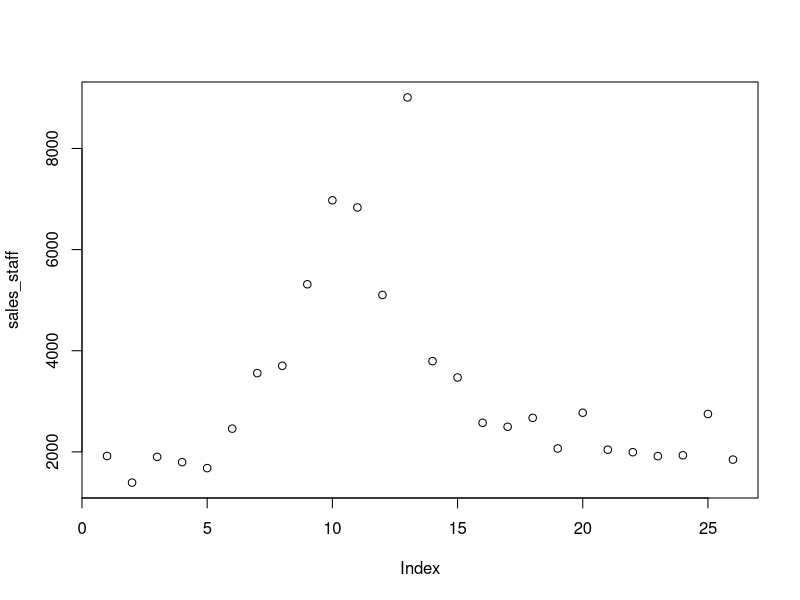
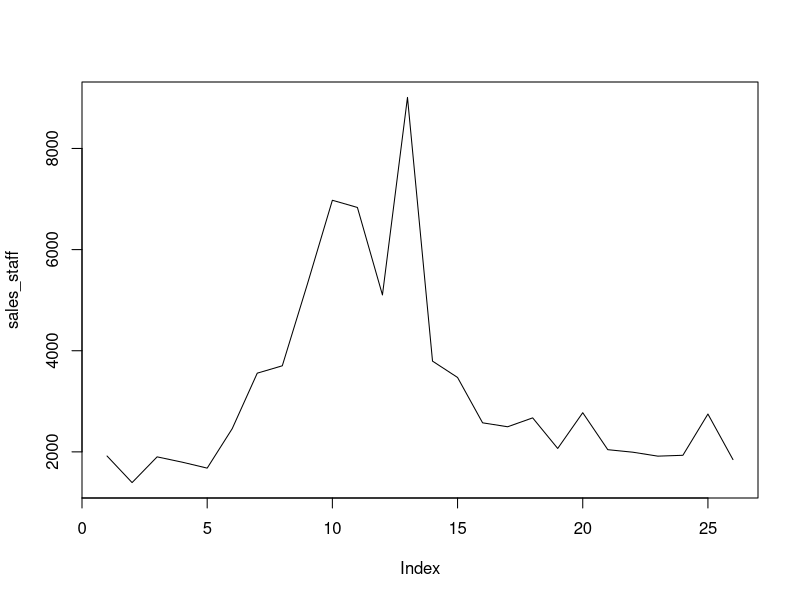
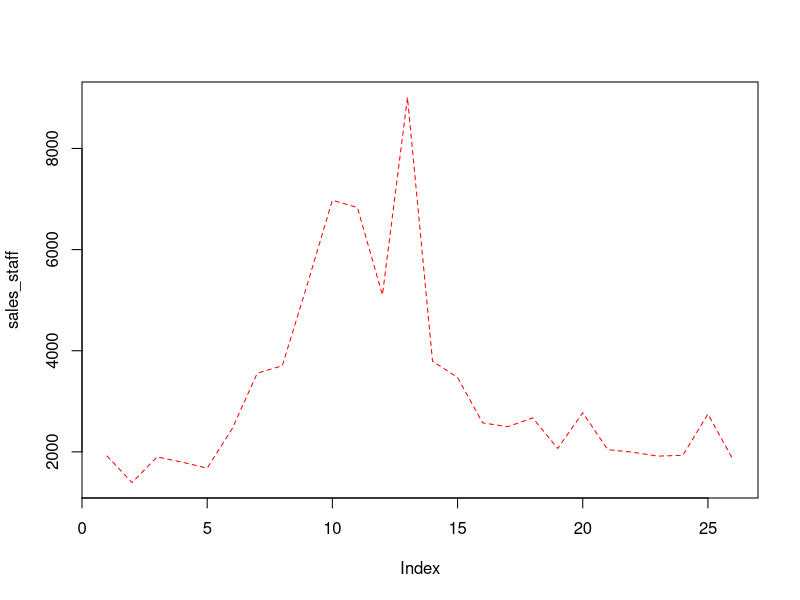
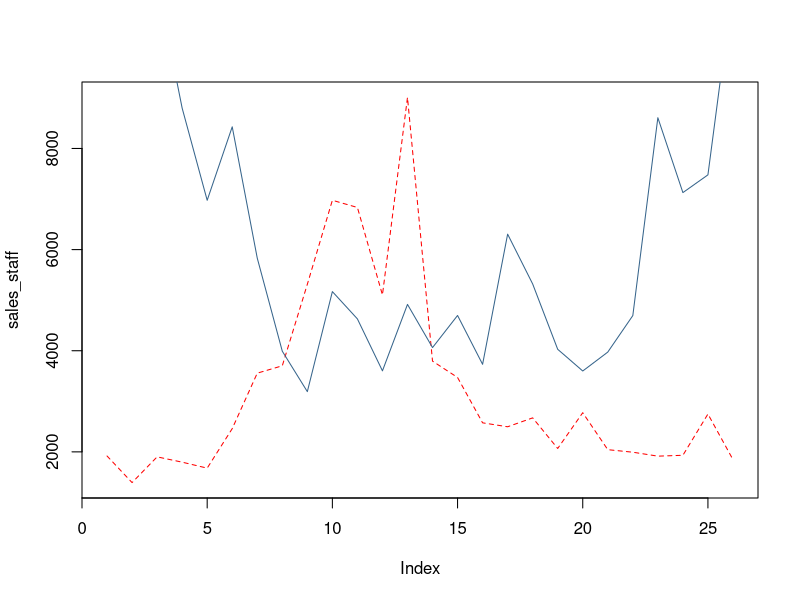
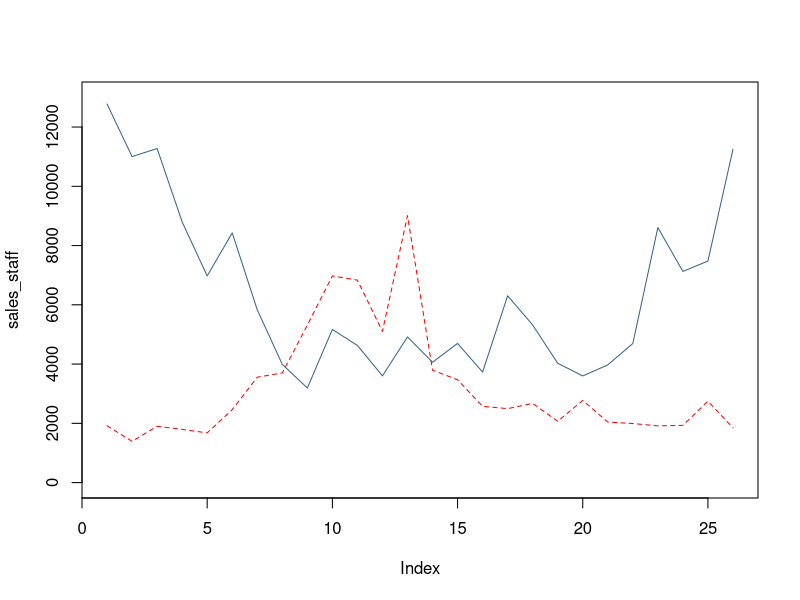
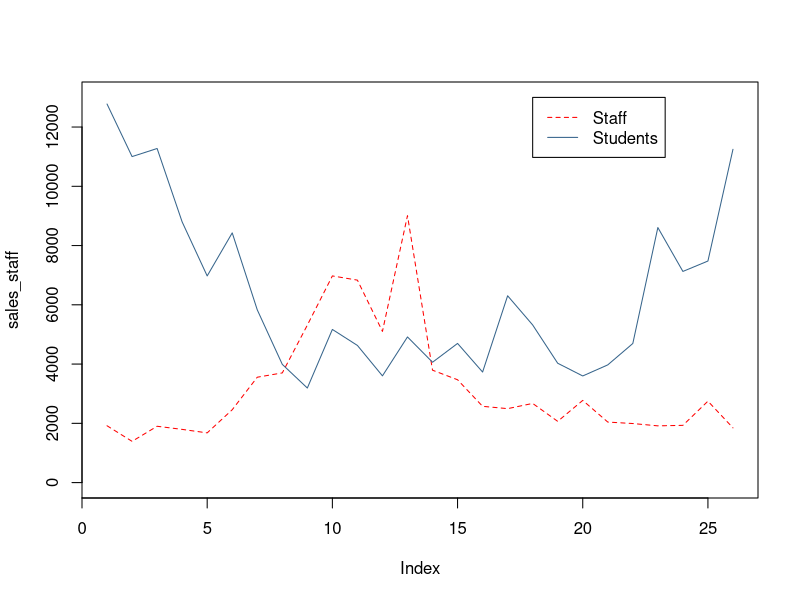
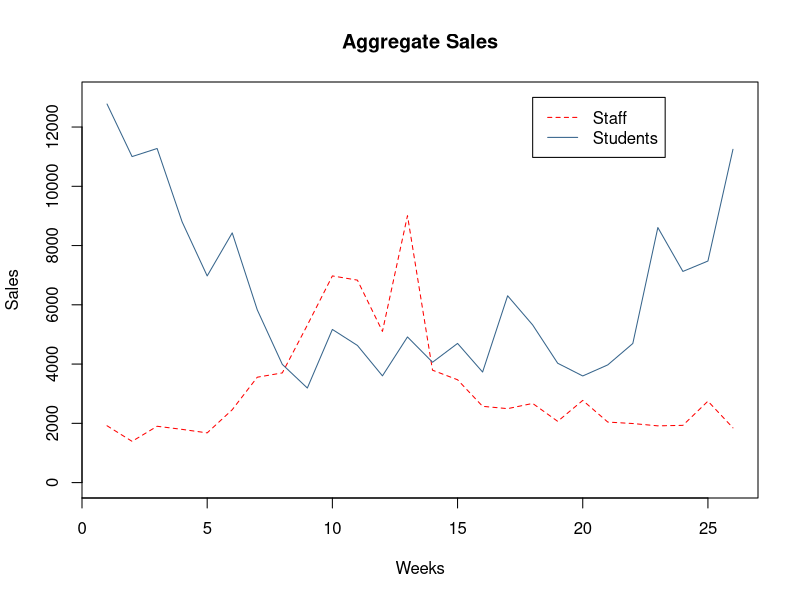

These charts were generated, in order, by the following R code:
#preworkshop 2
#reading csv files
library(readr)
data <- read.csv("weekly_sales_staff_students.csv")
data
#extracting sales for each customer group
sales_staff <- data$staff
sales_staff
#plotting graph of the sales staff
plot(sales_staff)
#line graph
plot(sales_staff, type = "l")
#exploring different options such as colour and line type (lty=1 for normal line and lty =2 for dashed line)
plot(sales_staff,type = "l", lty=2, col = "red")
#plotting multiple lines
plot(sales_staff,type = "l", lty=2, col = "red")
lines(data$student, col = "steelblue4")
#maximum sales from students
max(data$student)
#maximum sales for students
max(data$staff)
#plotting sales for students
plot(sales_staff,type = "l", lty=2, col = "red", ylim = c(0,13000))
lines(data$student, col = "steelblue4")
#plotting both lines
plot(sales_staff,type = "l", lty=2, col = "red", ylim = c(0,13000))
lines(data$student, col = "steelblue4")
legend(18, 13000, c("Staff", "Students"), col = c("red", "steelblue4"), lty = c(2,1))
# labelling
plot(sales_staff,type = "l", lty=2, col = "red", ylim = c(0,13000), ann = FALSE)
lines(data$student, col = "steelblue4")
legend(18, 13000, c("Staff", "Students"), col = c("red", "steelblue4"), lty = c(2,1))
title(xlab = "Weeks", ylab = "Sales", main = "Aggregate Sales")

